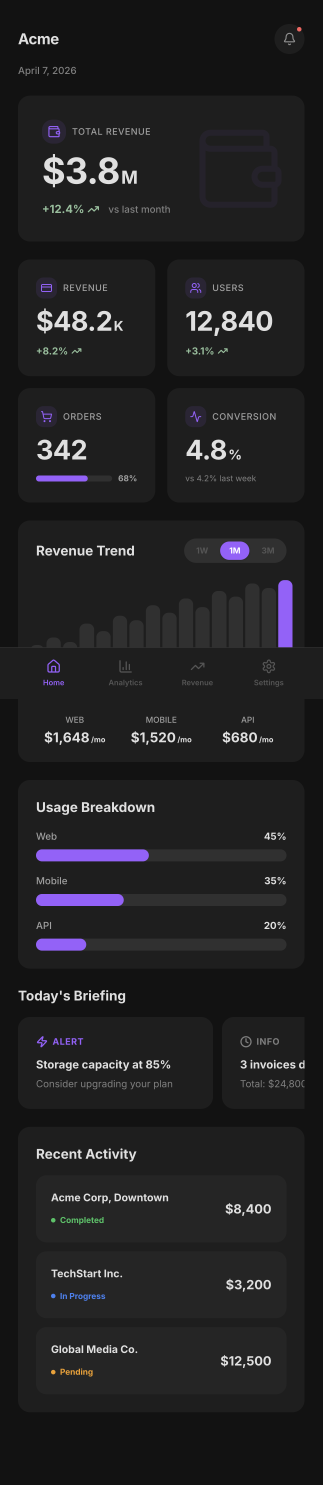
#> input picture skills/design-house/styleseed/showcase/dark-full.png, 1290 x 5937 px, given in place of style-swiss.png, which was not available (shown at 1/4 size)
$ python make_gallery.py
#> lines starting #> are read from the running program, lines starting #| are printed output that depends on the picture; pictures that were not available may be replaced by others from this repository, and a replacement may not be noted
#!/usr/bin/env python3
"""Compose the 6 restyle presets into one 3x2 gallery with labels."""
from PIL import Image, ImageDraw, ImageFont

SS = "/Users/snoo/Documents/Kiwi/Projects/DesignSystem/styleseed/showcase"
OUT = SS + "/style-gallery.png"

items = [
    ("swiss",          "SWISS",          "grid honesty · sharp · red"),
    ("editorial",      "EDITORIAL",      "serif seasoning · airy · oxblood"),
    ("technical",      "TECHNICAL",      "dark · dense · teal signal"),
    ("warm-dtc",       "WARM-DTC",       "pill · warm · terracotta"),
    ("minimal-mono",   "MINIMAL-MONO",   "whitespace · light · one accent"),
    ("brutalist-lite", "BRUTALIST-LITE", "hard borders · bold · cobalt"),
]

TW = 760                       # thumb width
TH = round(TW * 860 / 1240)    # thumb height (keep 1240:860)
PAD = 44
GAP = 24
LABEL_H = 74
TITLE_H = 108
COLS = 3
BG = (18, 18, 20)
FG = (245, 245, 245)
MUTED = (150, 150, 155)
CARD = (30, 30, 34)


def font(sz, bold=False):
#> called with sz = 40, bold = True
    names = ["/System/Library/Fonts/SFNS.ttf", "/System/Library/Fonts/Helvetica.ttc"]
    for n in names:
        try:
            return ImageFont.truetype(n, sz)
        except Exception:
            pass
    return ImageFont.load_default()


rows = 2
W = PAD * 2 + TW * COLS + GAP * (COLS - 1)
H = TITLE_H + PAD + rows * (TH + LABEL_H) + (rows - 1) * GAP + PAD
img = Image.new("RGB", (W, H), BG)
d = ImageDraw.Draw(img)

f_title = font(40, True)
f_sub = font(21)
f_lbl = font(24, True)
f_cap = font(19)

title = "Same product. Six presets. One  /ss-restyle  away."
d.text((PAD, 40), title, font=f_title, fill=FG)
sub = "Each is a coherent coordinate across the dial axes — distinct, never generic. Built with StyleSeed."
d.text((PAD, 40 + 52), sub, font=f_sub, fill=MUTED)

y0 = TITLE_H + PAD
for i, (fn, label, cap) in enumerate(items):
    r, c = divmod(i, COLS)
    x = PAD + c * (TW + GAP)
    y = y0 + r * (TH + LABEL_H + GAP)
    thumb = Image.open(f"{SS}/style-{fn}.png").convert("RGB").resize((TW, TH), Image.LANCZOS)
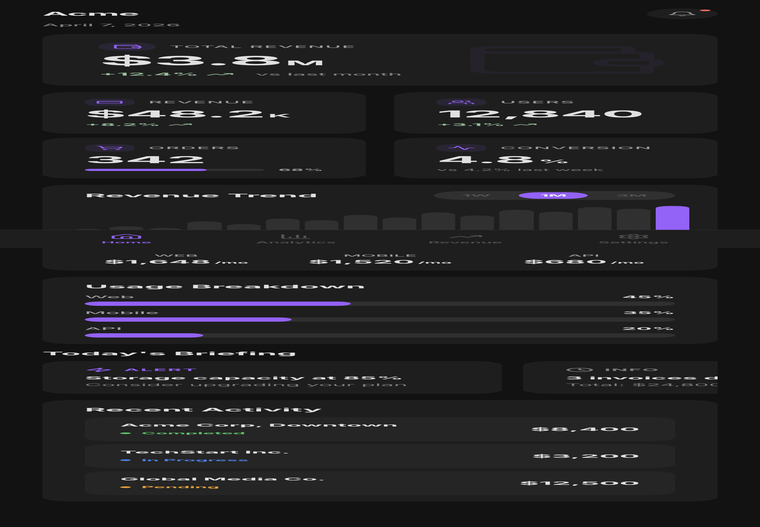
#> thumb: PIL image 760x527 RGB; mean R, G, B 33.2, 32.7, 34.3
    # thin frame
    d.rectangle([x - 1, y - 1, x + TW, y + TH], outline=(60, 60, 66), width=1)
    img.paste(thumb, (x, y))
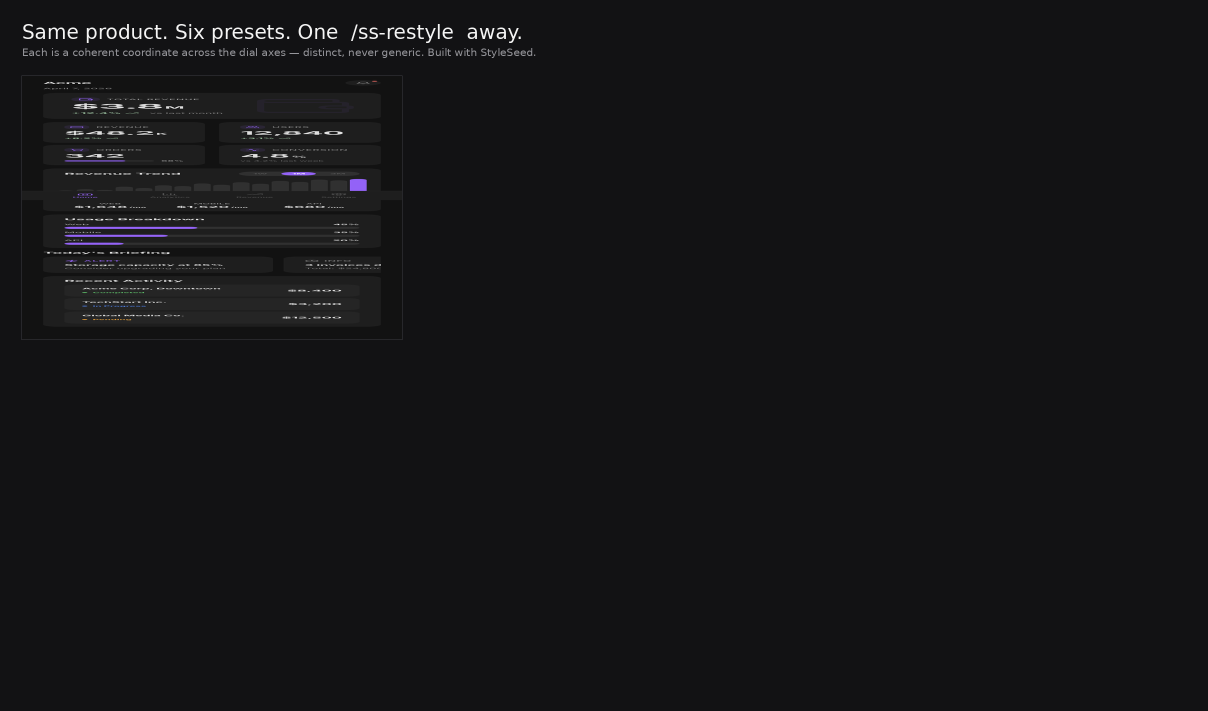
#> img: PIL image 2416x1422 RGB (shown at 1/2 size); mean R, G, B 20.4, 20.4, 22.3
    ly = y + TH + 16
    d.text((x, ly), label, font=f_lbl, fill=FG)
    d.text((x, ly + 30), cap, font=f_cap, fill=MUTED)
#> pass 2 of the loop `for i, (fn, label, cap) in enumerate(items):`:
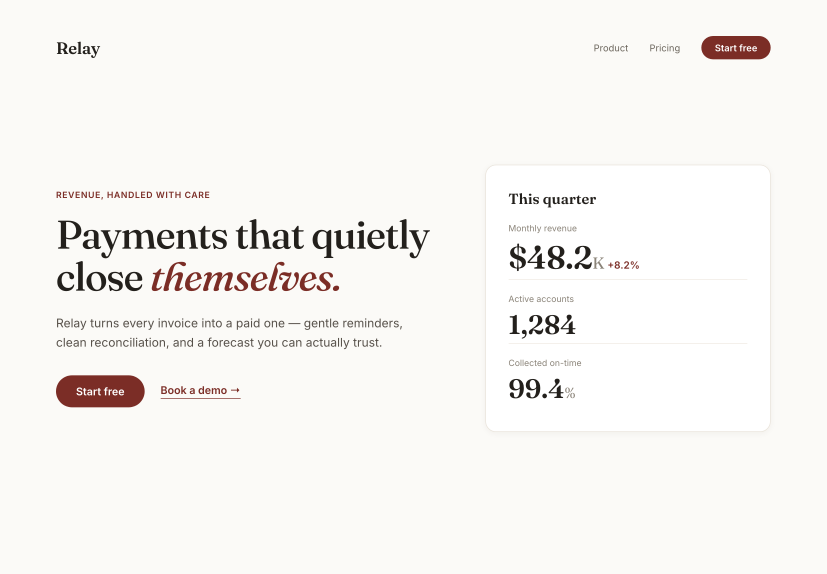
#> input picture skills/design-house/styleseed/showcase/style-editorial.png, 2480 x 1720 px, found by its file name (shown at 1/3 size)
#> `thumb = Image.open(f"{SS}/style-{fn}.png").convert("RGB").resize((TW, ..`:
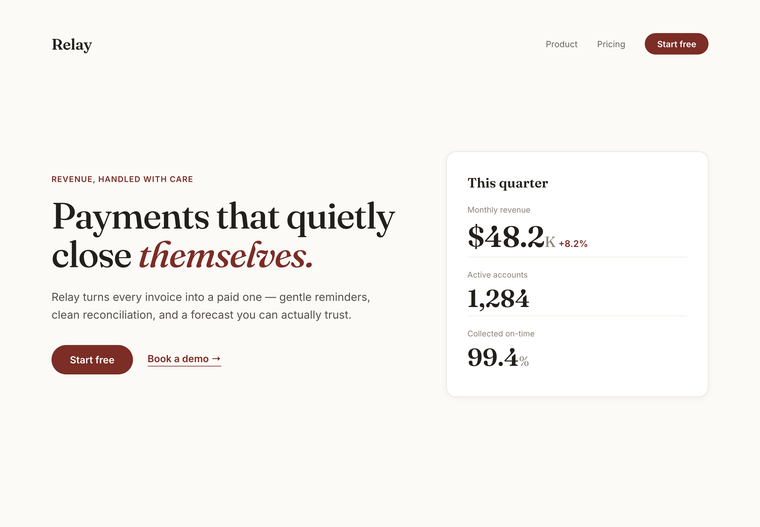
#> thumb: PIL image 760x527 RGB; mean R, G, B 246.3, 244.3, 241.7
#> `img.paste(thumb, (x, y))`:
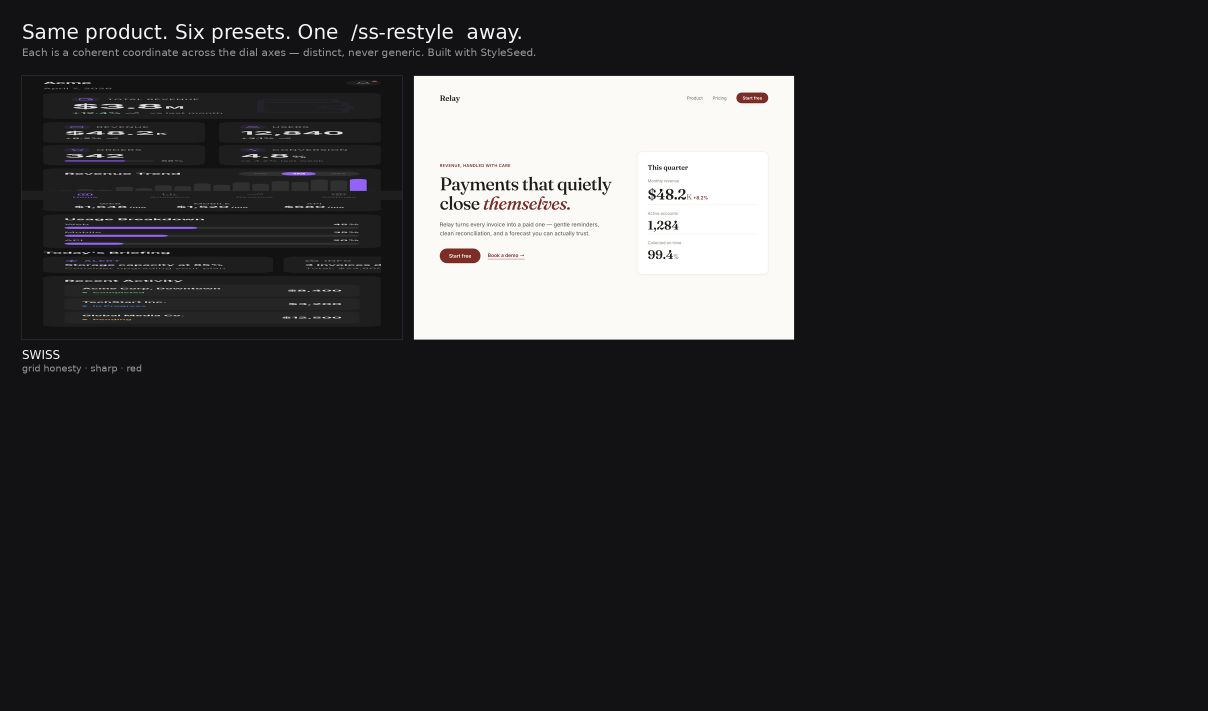
#> img: PIL image 2416x1422 RGB (shown at 1/2 size); mean R, G, B 47.2, 46.9, 48.3
#> pass 3 of the loop `for i, (fn, label, cap) in enumerate(items):`:
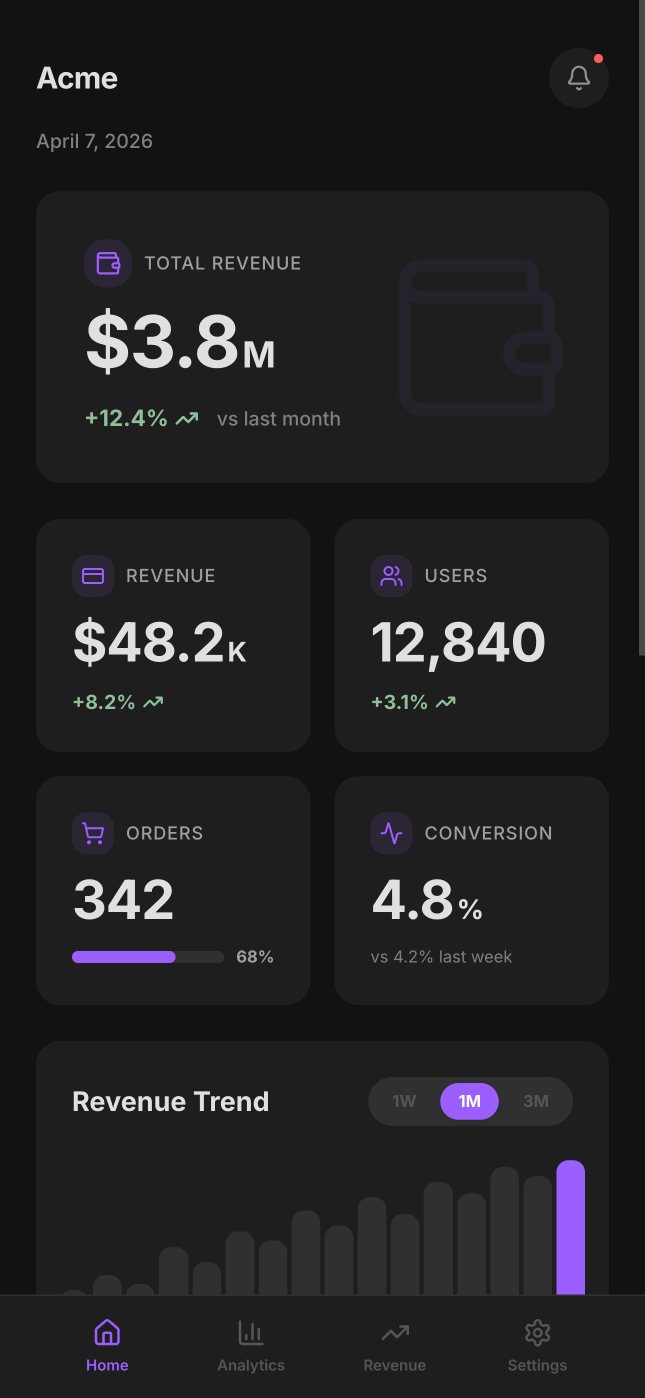
#> input picture skills/design-house/styleseed/showcase/dark-hero.png, 1290 x 2796 px, given in place of style-technical.png, which was not available (shown at 1/2 size)
#> `thumb = Image.open(f"{SS}/style-{fn}.png").convert("RGB").resize((TW, ..`:
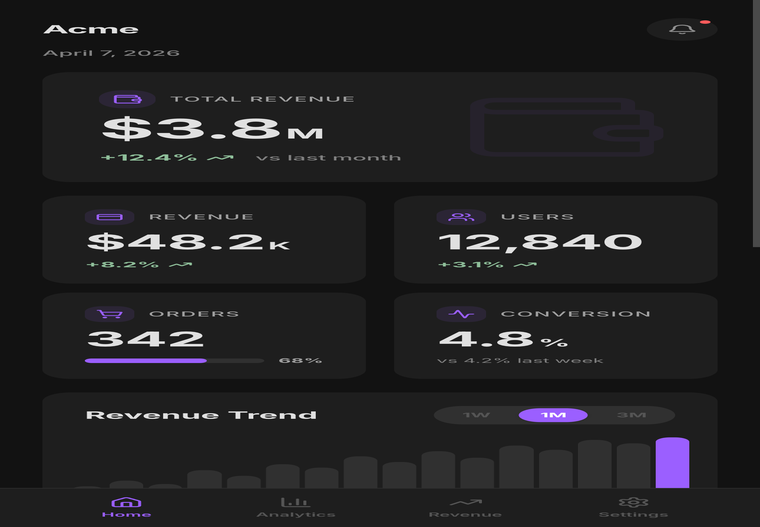
#> thumb: PIL image 760x527 RGB; mean R, G, B 33.1, 32.5, 34.1
#> `img.paste(thumb, (x, y))`:
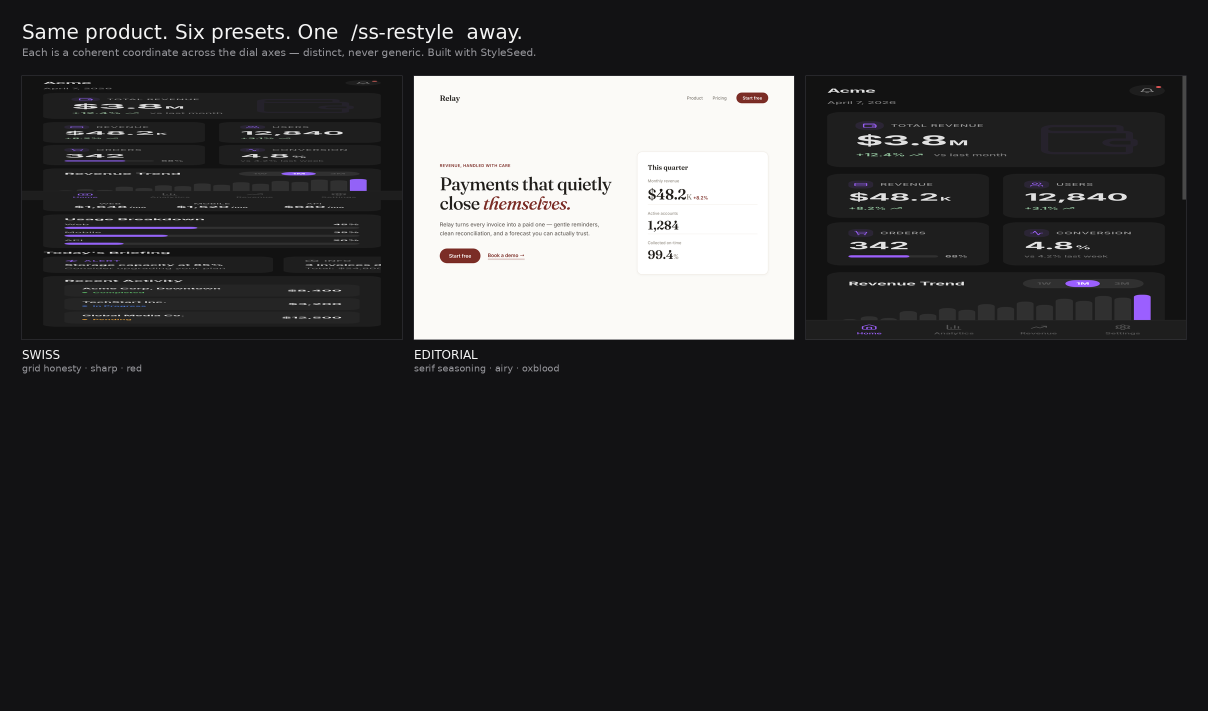
#> img: PIL image 2416x1422 RGB (shown at 1/2 size); mean R, G, B 49, 48.7, 50.1
#> (the run stopped early here; a loop or call above may not have finished)
